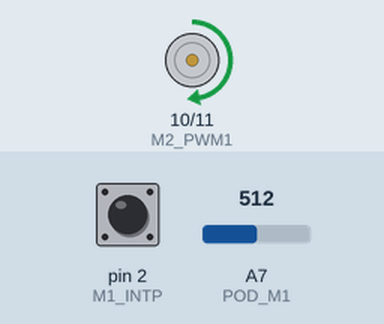
This sketch was run on a simulated Arduino Nano, built with avr-gcc and run on an emulated ATmega328P. Parts: motor-driver pin pairs drawn as motors (green arrow = first pin HIGH = forward, orange = second pin HIGH = backward, longer = more drive). The test bench sets the inputs (shaded band); at power-on: A7 (POD_M1) = 512, pin 2 (M1_INTP) HIGH. What the sketch prints to the serial monitor is not drawn.

Above: at 1.8 s.
1.9 s: A7 (POD_M1) set to 716
At 3.2 s:
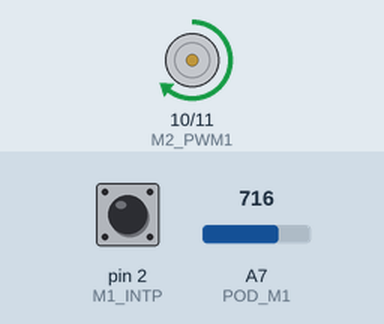
3.5 s: A7 (POD_M1) set to 900
At 5.0 s:
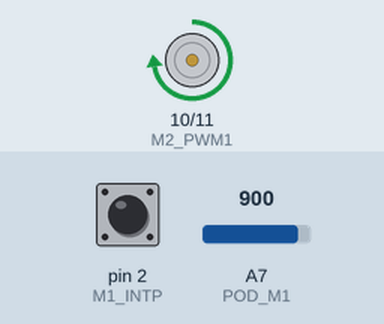
5.5 s: A7 (POD_M1) set to 122
At 6.6 s:
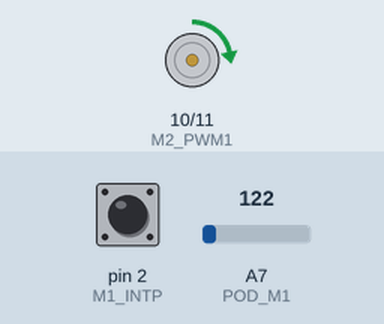
7.5 s: A7 (POD_M1) set to 0
At 9.2 s:
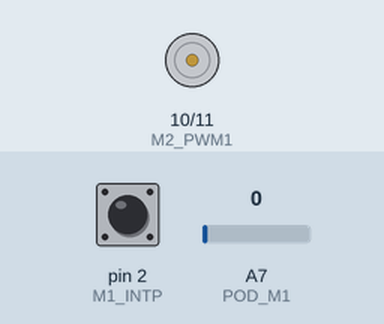
9.5 s: A7 (POD_M1) set to 510
At 10.9 s:
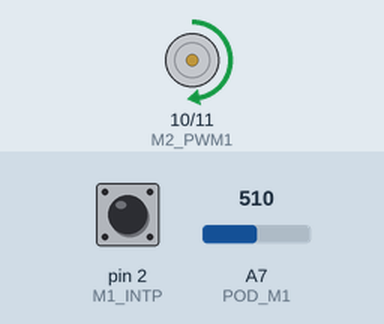
Timing chart, 0 to 12.5 s (numbered marks = the images above; inputs shaded):
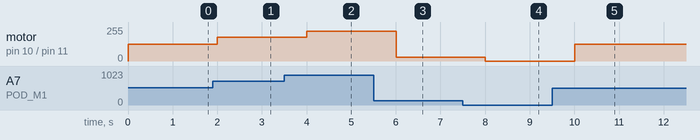

The sketch:

DC_Motor_Speed_Control_Potentiometer_Tachometer_R1.ino
```cpp
//Gyrodrive Machineries Private Limited
//Gyro/DC/V1 Programmable Dual DC Motor Driver
//Code for testing DC Motor Speed Control
//Written by Eshan Dhar
//Date: 11/11/22
// Define Motor PWM Pins for Speed and Direction
#define M1_PWM1 5
#define M1_PWM2 6
#define M2_PWM1 10
#define M2_PWM2 11
// Motor PWM Pins Initialized
#include <PWM.h>
int32_t frequency = 1000; //frequency (in Hz)
// Define Motor Intrupt Pins for Speed and Direction
#define M1_INTP 2
#define M2_INTP 3
// Motor Intrupt Pins Initialized
#define Battery A0
#define Buzzer 4
#define POD_M1 A7
#define POD_M2 A6
#define Current A1
unsigned long previous_time=0;
unsigned int Speed = 0;
volatile int count = 0;//if the interrupt will change this value, it must be volatile
int Speed_Setpoint = 500;
int counter1=0;
int counter=0;
void setup() {
pinMode(M1_INTP, INPUT); //set as input
digitalWrite(M1_INTP, HIGH);//enable internal pullup resistor
Serial.begin(9600);
previous_time=0;
//InitTimers();
//bool success = SetPinFrequency(M2_PWM1, frequency);
}
void loop() {
Speed_Setpoint = analogRead(POD_M1);
analogWrite(M2_PWM1,map(Speed_Setpoint,0,1023,0,255));
analogWrite(M2_PWM2,0);
delay(1000);
detachInterrupt(digitalPinToInterrupt(2));//Interrupt initialization
Speed = (count*60000/80)/(millis()-previous_time);
previous_time=millis();
count=0;
//Serial.println(Speed);//see the counts advance
Serial.print("page0.z0.val="+String(Speed));
Serial.write(0xff);
Serial.write(0xff);
Serial.write(0xff);
//Serial.println(Speed);//see the counts advance
Serial.print("page0.z1.val="+String(Speed_Setpoint));
Serial.write(0xff);
Serial.write(0xff);
Serial.write(0xff);
attachInterrupt(digitalPinToInterrupt(2), interruptName, RISING);//Interrupt initialization
}
void interruptName()
{
 ++count;
}//end Interrupt Service Routine (ISR)
```

Measured:
- after the input at 1.9 s, motor on pin 10 (M2_PWM1) / pin 11 (M2_PWM2): forward 127/255 → forward 178/255 after 0.10 s
- after the input at 3.5 s, motor on pin 10 (M2_PWM1) / pin 11 (M2_PWM2): forward 178/255 → forward 224/255 after 0.50 s
- after the input at 5.5 s, motor on pin 10 (M2_PWM1) / pin 11 (M2_PWM2): forward 224/255 → forward 30/255 after 0.50 s
- after the input at 7.5 s, motor on pin 10 (M2_PWM1) / pin 11 (M2_PWM2): forward 30/255 → stopped after 0.51 s
- after the input at 9.5 s, motor on pin 10 (M2_PWM1) / pin 11 (M2_PWM2): stopped → forward 127/255 after 0.51 s
